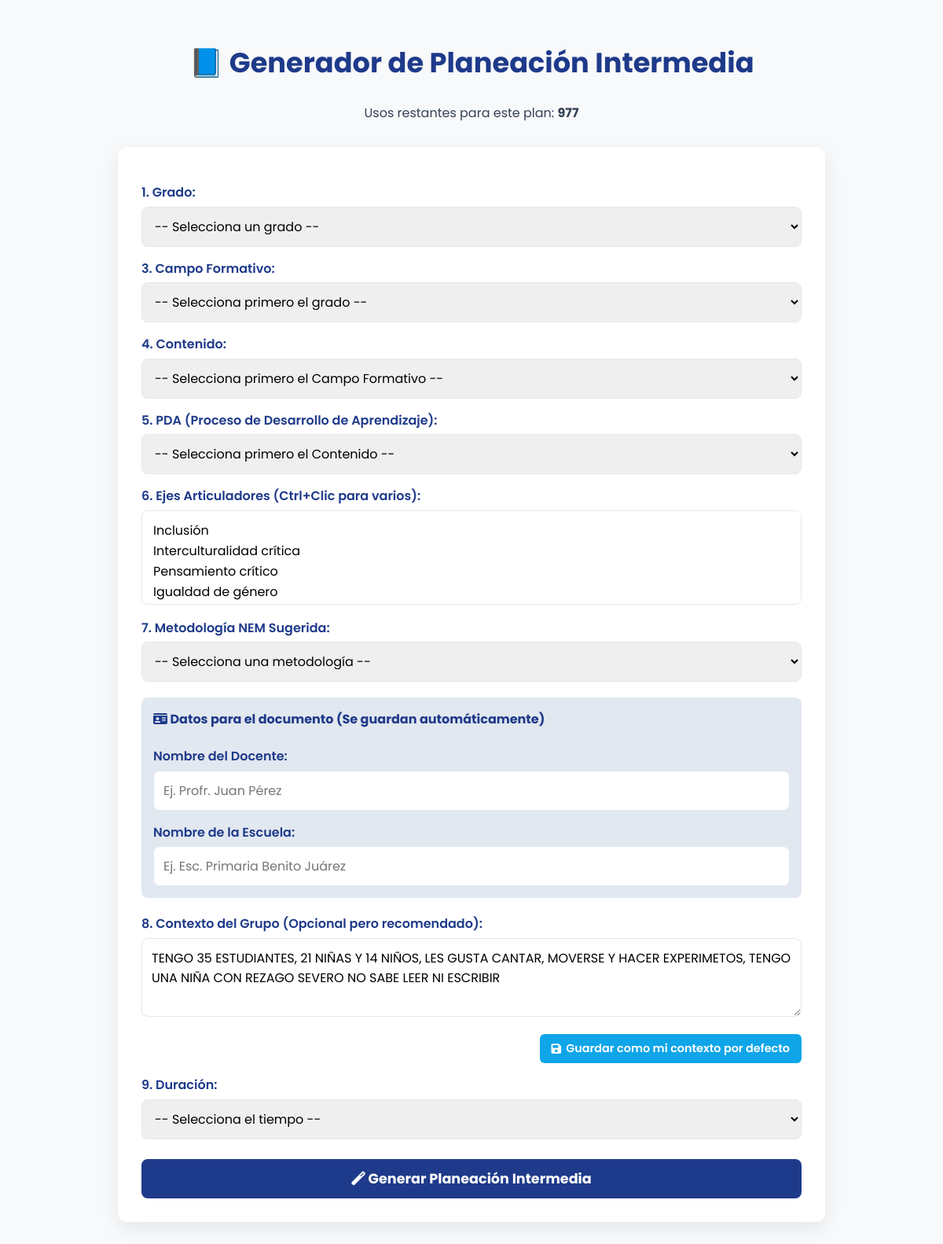
Page /generar_plan_intermedio.php (signed in) on the committed database.
### tables this page shows
CREATE TABLE `usuarios` (
  `id` int NOT NULL AUTO_INCREMENT,
  `nombre` varchar(255) NOT NULL,
  `email` varchar(255) NOT NULL,
  `password` varchar(255) NOT NULL,
  `estado` varchar(20) NOT NULL DEFAULT 'pendiente',
  `token_verificacion` varchar(255) DEFAULT NULL,
  `telefono` varchar(20) DEFAULT NULL,
  `plan_activo` int DEFAULT NULL,
  `plan_id` varchar(50) DEFAULT NULL,
  `fecha_proximo_pago` date DEFAULT NULL,
  `stripe_customer_id` varchar(255) DEFAULT NULL,
  `stripe_subscription_id` varchar(255) DEFAULT NULL,
  `reset_token` varchar(255) DEFAULT NULL,
  `reset_token_expires_at` datetime DEFAULT NULL,
  `usos_plan_basico` int NOT NULL DEFAULT '0',
  `usos_plan_intermedio` int NOT NULL DEFAULT '0',
  `usos_fisica` int NOT NULL DEFAULT '0',
  `usos_evaluacion_diagnostica` int NOT NULL DEFAULT '0',
  `usos_evaluacion` int NOT NULL DEFAULT '0',
  `usos_protocolos` int NOT NULL DEFAULT '0',
  `usos_bitacora` int NOT NULL DEFAULT '0',
  `usos_contexto` int NOT NULL DEFAULT '0',
  `fecha_inicio_ciclo` date DEFAULT NULL,
  `psicologo_solicitado` tinyint(1) NOT NULL DEFAULT '0',
  `usos_examenes` int NOT NULL DEFAULT '5',
  `status` varchar(20) DEFAULT 'activo',
  `usos_diarios_padres` int NOT NULL DEFAULT '2',
  `ultimo_uso_padres` date DEFAULT NULL,
  `referido_por` varchar(50) DEFAULT NULL,
  `contexto_guardado` text,
  PRIMARY KEY (`id`),
  UNIQUE KEY `email` (`email`)
);

### html/generar_plan_intermedio.php (the view, shortened to what this page needs)
<?php
include 'conexion.php';
$usuario_id = $_SESSION['usuario_id'];
$stmt_usos = $conexion->prepare("SELECT usos_plan_intermedio, contexto_guardado FROM usuarios WHERE id = ?");
$stmt_usos->bind_param("i", $usuario_id);
$stmt_usos->execute();
$usos_result = $stmt_usos->get_result()->fetch_assoc();
$usos_actuales = $usos_result['usos_plan_intermedio'] ?? 0;
$contexto_guardado = $usos_result['contexto_guardado'] ?? '';
?>
<!DOCTYPE html>
<html lang="es">
<head>
    <link rel="stylesheet" href="https://cdnjs.cloudflare.com/ajax/libs/font-awesome/6.4.0/css/all.min.css">
</head>
<body>
    <div class="container">
        <header>
            <h1>📘 Generador de Planeación Intermedia</h1>
            <p>Usos restantes para este plan: <strong id="contador-usos"><?php echo htmlspecialchars($usos_actuales, ENT_QUOTES, 'UTF-8'); ?></strong></p>
        </header>
        <section class="form-section">
            <form id="planeacionForm">
                <label for="grado">1. Grado:</label>
                <select id="grado" onchange="actualizarOpciones()" required>
                    <option value="">-- Selecciona un grado --</option>
                </select>
                <label for="campoFormativo">3. Campo Formativo:</label>
                <select id="campoFormativo" onchange="actualizarContenidos()" required>
                    <option value="">-- Selecciona primero el grado --</option>
                </select>
                <label for="contenido">4. Contenido:</label>
                <select id="contenido" onchange="actualizarPDAs()" required>
                    <option value="">-- Selecciona primero el Campo Formativo --</option>
                </select>
                <label for="pda">5. PDA (Proceso de Desarrollo de Aprendizaje):</label>
                <select id="pda" required>
                    <option value="">-- Selecciona primero el Contenido --</option>
                </select>
                <label for="ejeArticulador">6. Ejes Articuladores (Ctrl+Clic para varios):</label>
                <select id="ejeArticulador" multiple required>
                    <option value="Inclusión">Inclusión</option>
                    <option value="Interculturalidad crítica">Interculturalidad crítica</option>
                    <option value="Pensamiento crítico">Pensamiento crítico</option>
                    <option value="Igualdad de género">Igualdad de género</option>
                    <option value="Vida saludable">Vida saludable</option>
                </select>
                <label for="metodologia">7. Metodología NEM Sugerida:</label>
                <select id="metodologia" required>
                    <option value="">-- Selecciona una metodología --</option>
                </select>
                <div style="background-color: #e2e8f0; padding: 15px; border-radius: 8px; margin-top: 20px; margin-bottom: 20px;">
                    <h4 style="margin-top: 0; color: var(--color-primario);"><i class="fas fa-id-card"></i> Datos para el documento (Se guardan automáticamente)</h4>
                    <label for="nombreDocente" style="margin-top: 10px;">Nombre del Docente:</label>
                    <input type="text" id="nombreDocente" placeholder="Ej. Profr. Juan Pérez">
                    <label for="nombreEscuela">Nombre de la Escuela:</label>
                    <input type="text" id="nombreEscuela" placeholder="Ej. Esc. Primaria Benito Juárez">
                </div>
                <label for="contexto">8. Contexto del Grupo (Opcional pero recomendado):</label>
                <textarea id="contexto" placeholder="Ej. El grupo tiene 25 alumnos, muestran interés por la naturaleza..."><?php echo htmlspecialchars($contexto_guardado, ENT_QUOTES, 'UTF-8'); ?></textarea>
                <div style="text-align: right; margin-top: 10px;">
                    <button type="button" id="btnGuardarContexto" class="btn-guardar-contexto">
                        <i class="fas fa-save"></i> Guardar como mi contexto por defecto
                    </button>
                </div>
                <label for="tiempo">9. Duración:</label>
                <select id="tiempo" required>
                    <option value="">-- Selecciona el tiempo --</option>
                </select>
                <button type="button" id="btnGenerar"><i class="fas fa-magic"></i> Generar Planeación Intermedia</button>
            </form>
        </section>
    </div>
</body>
</html>

### html/generar_plan_intermedio.php (style rules this page uses)
:root { --color-primario: #1e3a8a; --color-acento: #f39c12; --color-exito: #16a34a; --color-fondo: #f8f9fa; --color-texto: #334155; --color-tarjeta: #ffffff; --color-borde: #e2e8f0; --fuente-principal: 'Poppins', sans-serif; }
body { font-family: var(--fuente-principal); background-color: var(--color-fondo); color: var(--color-texto); line-height: 1.6; padding: 20px; }
.container { max-width: 900px; margin: 0 auto; }
header { text-align: center; margin-bottom: 30px; }
header h1 { color: var(--color-primario); font-size: 2.2rem; }
.form-section, .resultado-section { background-color: var(--color-tarjeta); border-radius: 12px; padding: 30px; box-shadow: 0 8px 25px rgba(0,0,0,0.08); margin-bottom: 30px; }
label { display: block; margin-top: 15px; font-weight: 600; color: var(--color-primario); }
select, input, textarea, button { width: 100%; padding: 12px; border-radius: 8px; border: 1px solid var(--color-borde); font-size: 1rem; font-family: inherit; margin-top: 5px; box-sizing: border-box; }
textarea { resize: vertical; min-height: 100px; }
select[multiple] { height: 120px; }
#btnGenerar { margin-top: 25px; background-color: var(--color-primario); color: white; border: none; font-weight: 700; cursor: pointer; transition: 0.3s; font-size: 1.1rem; }
.btn-guardar-contexto { background-color: #0ea5e9; color: white; border: none; padding: 8px 15px; border-radius: 6px; cursor: pointer; font-size: 0.9rem; font-weight: 600; transition: 0.2s; display: inline-flex; align-items: center; gap: 6px; width: auto; }

### rows in the picture
usuarios: usos_plan_intermedio "977", contexto_guardado "TENGO 35 ESTUDIANTES, 21 NIÑAS Y 14 NIÑOS, LES GUSTA CANTAR, MOVERSE Y HACER EXPERIMETOS, TENGO UNA NIÑA CON REZAGO SEVERO NO SABE LEER NI ESCRIBIR"
